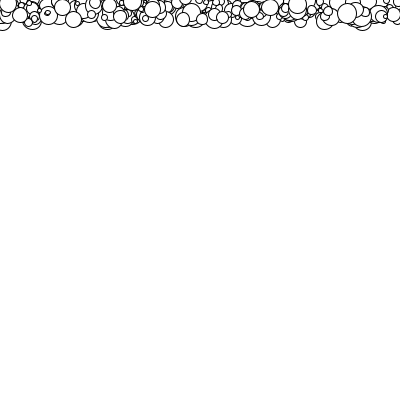
Frame 1 (no input)
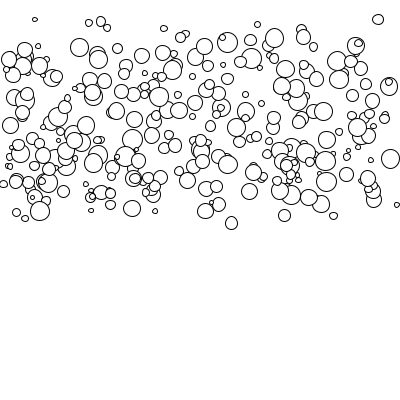
Frame 60 (the mouse pressed at the canvas centre just before this capture)
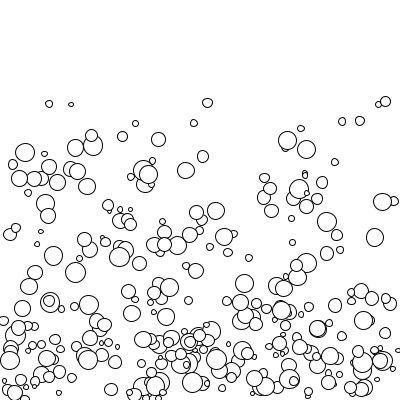
Frame 120 (the mouse held since frame 60 and released just before this capture)

The Processing sketch that drew these frames (run headless with seeded random() and noise(); from frame 60 on, the mouse is pressed at the canvas centre):

// Processing sketch: euler_integration_03
// ── euler_integration_03.pde
/**
 * Euler Integration (v03)
 * Pos  +=  spd 
 */


int ballCount = 300;
EulerBall[] balls = new EulerBall[ballCount];

void setup() {
  size(400, 400);
  for (int i=0; i<ballCount; i++) {
    balls[i] = new EulerBall(new PVector(random(width), random(20)), new PVector(random(-3, 3), random(-3, 3)), random(2, 10));
    balls[i].setAccel(.02);
  }
}

void draw() {
  background(255);
  for (int i=0; i<ballCount; i++) {
    balls[i].move();
    balls[i].render();
    balls[i].boundsCollision();
  }
}


// ── EulerBall.pde
class EulerBall {

  PVector pos;
  PVector spd;
  float radius;
  float accel;

  EulerBall() {
  }

  EulerBall(PVector pos, PVector spd, float radius) {
    this.pos = pos;
    this.spd = spd;
    this.radius = radius;
  }

  void move() {
    spd.y+=accel;
    pos.add(spd);
  }

  void render() {
    ellipse(pos.x, pos.y, radius*2, radius*2);
  }

  void boundsCollision() {
    if (pos.x>width-radius) {
      pos.x = width-radius;
      spd.x *=-1;
    } 
    else if (pos.x<radius) {
      pos.x = radius;
      spd.x *=-1;
    }

    if (pos.y<radius) {
      pos.y = radius;
      spd.y *=-1;
    } 

    if (pos.y>height-radius) {
      pos.y = height-radius;
      spd.y *=-1;
    }
  }
  
  void setAccel(float accel){
    this.accel = accel;
  }
}
